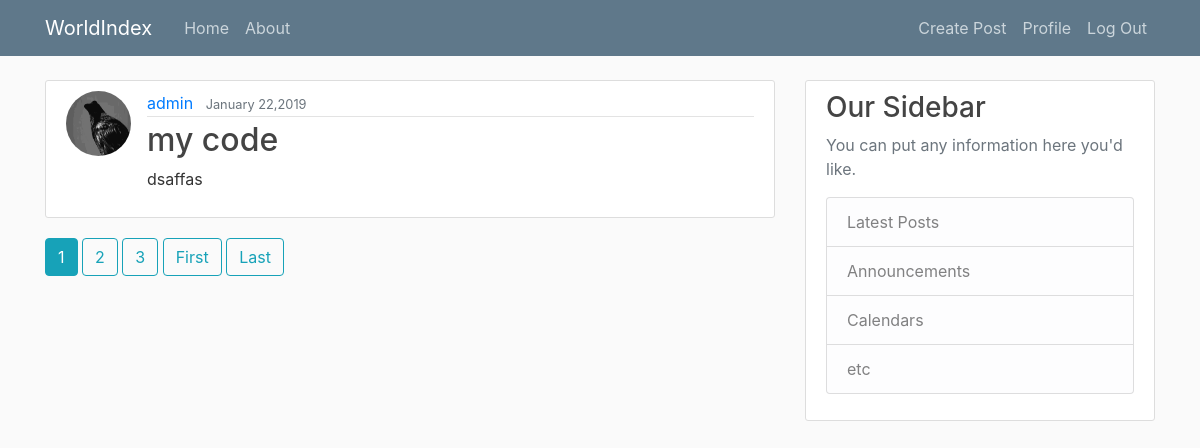
The app's page / (signed in) with its own data.
### blog_app/models.py (models this page shows, shortened)
class Post(models.Model):
    title = models.CharField(max_length = 100)
    content = models.TextField()
    date_posted = models.DateTimeField(default= timezone.now)
    author = models.ForeignKey(User,on_delete= models.CASCADE)

### users/models.py (models this page shows, shortened)
class Profile(models.Model):
    user = models.OneToOneField(User,on_delete=models.CASCADE)
    image = models.ImageField(default = 'default.jpg',upload_to='profile_pics')
    ''' Signal'''

### blog_app/views.py (the view)
# urls.py: path('',PostListView.as_view(),name = 'home-view'),
class PostListView(ListView):
    model = Post
    template_name = 'home.html'
    context_object_name = 'posts'
    ordering = '-date_posted'
    paginate_by = 1

### templates/home.html (shortened to what this page needs)
{% extends "base.html" %}
{% block content%}
{% for post in posts %}
<article class="media content-section">
    <img class="rounded-circle article-img" src="{{ post.author.profile.image.url }}">
    <div class="media-body">
        <div class="article-metadata">
            <a class="mr-2" href="#">{{ post.author }}</a>
            <small class="text-muted">{{ post.date_posted |date:"F d,Y" }}</small>
        </div>
        <h2><a class="article-title" href="{% url 'detail-view' post.id %}">{{ post.title }}</a></h2>
        <p class="article-content">{{ post.content }}</p>
    </div>
</article>
{% endfor %}
{% if is_paginated %}
{% for num in page_obj.paginator.page_range %}
{% if page_obj.number == num %}
<a class="btn btn-info mb-4" href="?page={{num}}">{{num}}</a>
{% elif num > page_obj.number|add:'-3' and num < page_obj.number|add:'3' %} <a class="btn btn-outline-info mb-4" href="?page={{num}}">{{num}}</a>
    {% endif %}
    {% endfor%}
    {% if page_obj.has_next %}
    <a class="btn btn-outline-info mb-4" href="?page={{ page_obj.next_page_number }}">First</a>
    <a class="btn btn-outline-info mb-4" href="?page={{ page_obj.paginator.num_pages }}">Last</a>
    {% endif %}
    {% endif %}
    {% endblock content %}

### blog_app/static/blog/main.css (style rules this page uses)
body { background: #fafafa; color: #333333; margin-top: 5rem; }
h1, h2, h3, h4, h5, h6 { color: #444444; }
.content-section { background: #ffffff; padding: 10px 20px; border: 1px solid #dddddd; border-radius: 3px; margin-bottom: 20px; }
.article-title { color: #444444; }
.article-content { white-space: pre-line; }
.article-img { height: 65px; width: 65px; margin-right: 16px; }
.article-metadata { padding-bottom: 1px; margin-bottom: 4px; border-bottom: 1px solid #e3e3e3 }

### records on screen
Post: author.profile.image (picture), author "admin", date_posted "January 22,2019", title "my code", content "dsaffas"

### other values on screen
{{ num }} "1"
{{ num }} "2" "3"
